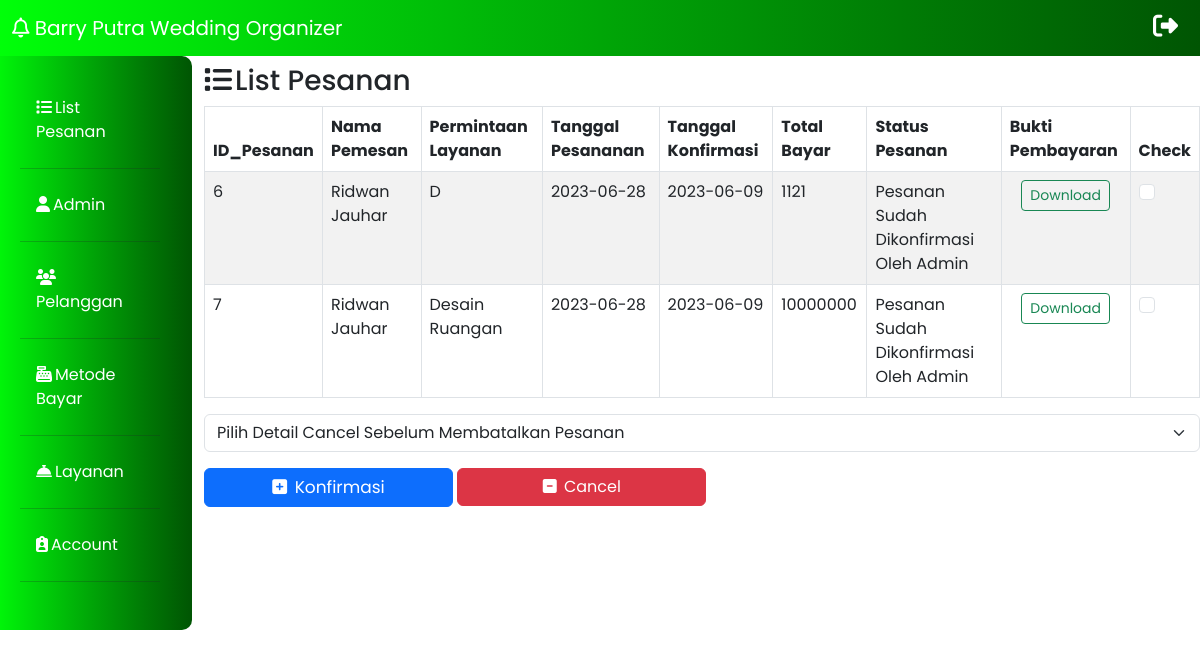
The page /list_pesanan.php (signed in) on the database its author committed.
### tables this page shows
CREATE TABLE IF NOT EXISTS `pesanan` (
  `id_pesanan` int(11) NOT NULL AUTO_INCREMENT,
  `tanggal_permintaan` date NOT NULL,
  `status_konfirmasi` varchar(100) DEFAULT 'Belum Dikonfirmasi Admin',
  `tanggal_konfirmasi` date DEFAULT NULL,
  `id_keranjang` int(11) DEFAULT NULL,
  `id_pelanggan` int(11) DEFAULT NULL,
  `status_pembayaran` varchar(100) DEFAULT 'Belum Ada Bukti Transfer',
  PRIMARY KEY (`id_pesanan`),
  KEY `FK_pesanan_pelanggan` (`id_pelanggan`),
  KEY `FK_pesanan_keranjang` (`id_keranjang`),
  CONSTRAINT `FK_pesanan_keranjang` FOREIGN KEY (`id_keranjang`) REFERENCES `keranjang` (`id_keranjang`),
  CONSTRAINT `FK_pesanan_pelanggan` FOREIGN KEY (`id_pelanggan`) REFERENCES `pelanggan` (`id_pelanggan`) ON DELETE CASCADE ON UPDATE CASCADE
);

CREATE TABLE IF NOT EXISTS `pelanggan` (
  `id_pelanggan` int(11) NOT NULL AUTO_INCREMENT,
  `nama` varchar(100) DEFAULT '-',
  `alamat` varchar(100) DEFAULT '-',
  `telepon` varchar(50) DEFAULT '-',
  `email` varchar(100) DEFAULT '-',
  `umur` int(11) DEFAULT NULL,
  `gender` varchar(50) DEFAULT '-',
  `pekerjaan` varchar(100) DEFAULT '-',
  `tanggal_lahir` date DEFAULT NULL,
  `id_akun` int(11) NOT NULL,
  PRIMARY KEY (`id_pelanggan`),
  KEY `FK_pelanggan_users` (`id_akun`) USING BTREE,
  CONSTRAINT `FK_pelanggan_akun` FOREIGN KEY (`id_akun`) REFERENCES `akun` (`id_akun`) ON DELETE CASCADE ON UPDATE CASCADE
);

CREATE TABLE IF NOT EXISTS `layanan` (
  `id_layanan` int(11) NOT NULL AUTO_INCREMENT,
  `nama_layanan` varchar(100) NOT NULL,
  `deskripsi` varchar(100) NOT NULL,
  `harga` int(12) NOT NULL DEFAULT 0,
  PRIMARY KEY (`id_layanan`)
);

### list_pesanan.php (the view, shortened to what this page needs)
<!doctype html>
<html lang="en">
<head>
    <link href="https://cdn.jsdelivr.net/npm/bootstrap@5.3.0-alpha3/dist/css/bootstrap.min.css" rel="stylesheet">
    <link rel="stylesheet" href="Admin.css">
    <link rel="stylesheet" href="fontawesome/css/all.css">
</head>
<body>
    <nav class="navbar fixed-top">
        <div class="container-fluid">
            <a class="navbar-brand text-white">
                <i class="fa-regular fa-bell"></i>
                Barry Putra Wedding Organizer
            </a>
            <div class="icon">
                <a href="logout.php" style="text-decoration: none;">
                    <i class="fas fa-right-from-bracket text-white" data-toggle="tooltip" title="Sign Out"></i>
                </a>
            </div>
        </div>
    </nav>
    <div class="row no-gutters mt-5">
        <div class="col-md-2 mt-2 p-3">
            <ul class="nav flex-column m-lg-3 mb-5">
                <li class="nav-item">
                    <a class="nav-link active" aria-current="page" href="list_pesanan.php"><i class="fa-solid fa-list"></i>List Pesanan</a>
                    <hr class="bg-secondary">
                </li>
                <li class="nav-item">
                    <a class="nav-link" href="admin.php"><i class="fa-solid fa-user"></i>Admin</a>
                    <hr class="bg-secondary">
                </li>
                <li class="nav-item">
                    <a class="nav-link" href="pelanggan.php"><i class="fa-solid fa-users"></i>Pelanggan</a>
                    <hr class="bg-secondary">
                </li>
                <li class="nav-item">
                    <a class="nav-link" href="metode_pembayaran.php"><i class="fa-solid fa-cash-register"></i>Metode Bayar</a>
                    <hr class="bg-secondary">
                </li>
                <li class="nav-item">
                    <a class="nav-link" href="layanan.php"><i class="fa-solid fa-bell-concierge"></i>Layanan</a>
                    <hr class="bg-secondary">
                </li>
                <li class="nav-item">
                    <a class="nav-link" href="akun.php"><i class="fa-solid fa-clipboard-user"></i>Account</a>
                    <hr class="bg-secondary">
                </li>
            </ul>
        </div>
        <div class="col-md-10 mt-3">
            <h3><i class="fa-solid fa-list"></i>List Pesanan</h3>
            <?php
            include 'koneksi.php';
            $query = "SELECT * FROM pesanan ";
            $result = mysqli_query($conn, $query);
            ?>
            <div class="table-container">
                <form action="kelolaPesanan.php" method="post">
                    <table class="table table-striped table-bordered">
                        <thead>
                            <tr>
                                <th scope="col">ID_Pesanan</th>
                                <th scope="col">Nama Pemesan</th>
                                <th scope="col">Permintaan Layanan </th>
                                <th scope="col">Tanggal Pesananan</th>
                                <th scope="col">Tanggal Konfirmasi</th>
                                <th scope="col">Total Bayar</th>
                                <th scope="col">Status Pesanan</th>
                                <th scope="col">Bukti Pembayaran</th>
                                <th scope="col">Check</th>
                            </tr>
                        </thead>
                        <tbody>
                            <?php
                            $no = 1;
                            while ($row = mysqli_fetch_assoc($result)) :
                            ?>
                                <tr>
                                    <label hidden><?= $no++ ?></label>
                                    <td><?= $row['id_pesanan'] ?></td>
                                    <?php
                                    $id_pelanggan = $row['id_pelanggan'];
                                    $query3 = "SELECT * FROM pelanggan WHERE id_pelanggan = '$id_pelanggan'";
                                    $h = mysqli_query($conn, $query3);
                                    $data_pelanggan = mysqli_fetch_assoc($h);
                                    if ($data_pelanggan) {
                                        $nama_pelanggan = $data_pelanggan['nama'];
                                    } else {
                                        $nama_pelanggan = 'Tidak Ditemukan';
                                    }
                                    ?>
                                    <td><?= $nama_pelanggan ?></td>
                                    <?php
                                    $a = $row['id_keranjang'];
                                    $sql = "SELECT * FROM keranjang, layanan WHERE keranjang.id_layanan = layanan.id_layanan and keranjang.id_keranjang = '$a'";
                                    $h2 = mysqli_query($conn, $sql);
                                    $nama_lay = mysqli_fetch_assoc($h2);
                                    ?>
                                    <td><?= $nama_lay['nama_layanan'] ?></td>
                                    <td><?= $row['tanggal_permintaan'] ?></td>
                                    <td><?= $row['tanggal_konfirmasi'] ?></td>
                                    <td><?= $nama_lay['harga'] ?></td>
                                    <td><?= $row['status_konfirmasi'] ?></td>
                                    <td class="btnDownload text-center">
                                        <button type="button" class="btn btn-outline-success btn-sm " data-bs-toggle="modal" data-bs-target="#modalDownload<?= $no ?>">Download</button>
                                    </td>
                                    <td>
                                        <div class="form-check text-center ">
                                            <input class="form-check-input " type="checkbox" name="selectedRows[]" value="<?= $row['id_pesanan'] ?>">
                                        </div>
                                    </td>
                                </tr>
            </div>
        </div>
    <?php endwhile; ?>
    <select class="form-select" aria-label="Default select example" name="detail">
        <option selected value="Pesanan Dibatalkan Oleh Admin">Pilih Detail Cancel Sebelum Membatalkan Pesanan</option>
    </select>
    <button type="submit" class="btn btn-primary w-25 mb-3 mt-3" name="btnKonfirmasi">
        <i class="fa-solid fa-square-plus rounded"></i> Konfirmasi
    </button>
    <button type="submit" class="btn btn-danger w-25 mb-3 mt-3" name="btnCancel">
        <i class="fa-solid fa-square-minus"></i> Cancel
    </button>
</body>
</html>

### Admin.css (style rules this page uses)
* { font-family: 'Poppins', sans-serif; }
.navbar { background-image: linear-gradient(to left, #005503, #007c05, #00a607, #00d209, #00ff09); }
.navbar-brand { font-size: 20px; }
.fa-right-from-bracket { margin-right: 10px; font-size: 25px; color: black; }
.col-md-2 { background-image: linear-gradient(to left, #005503, #007c05, #00a607, #00d209, #00ff09); border-radius: 10px; }
.nav-link { color: white; }
.fa-solid { margin-right: 3px; }
.btn-primary { font-size: 17px; }

### rows shown on the page
pesanan: id_pesanan "6", id_pelanggan.nama "Ridwan Jauhar", layanan.nama_layanan "D", tanggal_permintaan "2023-06-28", tanggal_konfirmasi "2023-06-09", layanan.harga "1121", status_konfirmasi "Pesanan Sudah Dikonfirmasi Oleh Admin"
pesanan: id_pesanan "7", id_pelanggan.nama "Ridwan Jauhar", layanan.nama_layanan "Desain Ruangan", tanggal_permintaan "2023-06-28", tanggal_konfirmasi "2023-06-09", layanan.harga "10000000", status_konfirmasi "Pesanan Sudah Dikonfirmasi Oleh Admin"
